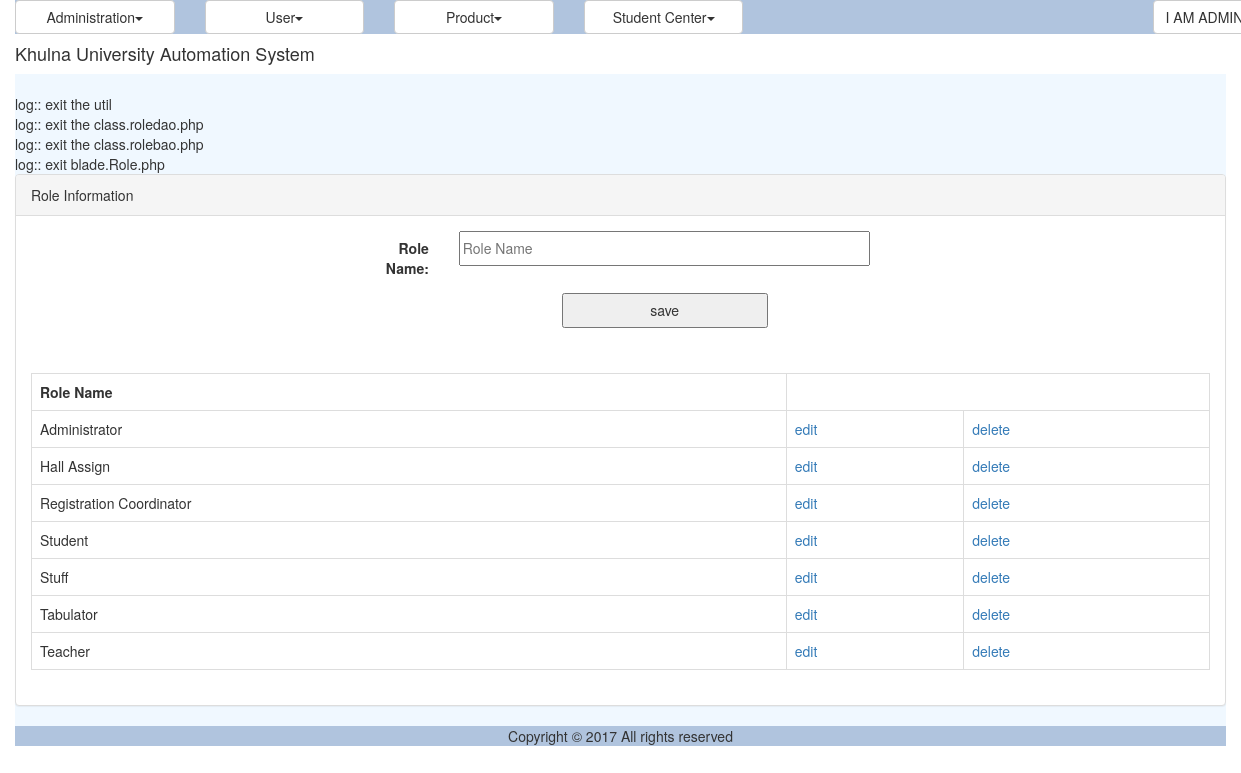
The app's page /role.php (signed in) with its own data.
### tables this page shows
CREATE TABLE `tbl_role` (
  `ID` varchar(40) NOT NULL,
  `Name` varchar(50) NOT NULL
);

### common/class.common.php (called while the page is built, shortened)
<?php
include_once 'class.common.user.php';
class Result{
    private $_IsSuccess=0;
    private $_ResultObject;
    public function setIsSuccess($IsSuccess){
        $this->_IsSuccess = $IsSuccess;
    }
    public function getIsSuccess(){
        return $this->_IsSuccess;
    }
    public function setResultObject($ResultObject){
        $this->_ResultObject = $ResultObject;
    }
    public function getResultObject(){
        return $this->_ResultObject;
    }
}
?>

### common/class.common.user.php (called while the page is built, shortened)
<?php
class Role{
    private $_ID;
    private $_Name;
    public function setID ( $ID ) {
        $this->_ID = $ID;
    }
    public function getID () {
        return $this->_ID;
    }
    public function setName( $Name ) {
        $this->_Name = $Name;
    }
    public function getName() {
        return $this->_Name;
    }
}
?>

### modules/user/ui/view.role.php (the view)
<?php
include_once 'blade/view.role.blade.php';
include_once './common/class.common.php';
?>
<div class="panel panel-default">
    <div class="panel-heading">Role Information</div>
    <div class="panel-body">
	<div id="form">
		<form method="post" class="form-horizontal">
				<div class="form-group">
              	<label class="control-label col-sm-2" for="txtName">Role Name:</label>
              	<div class="col-sm-10">
				<input type="text" name="txtName" placeholder="Role Name" value="<?php
					if(isset($_GET['edit'])) echo $getROW->getName();  ?>" />
				</div>
				</div>
		        <div class="form-group">
	              <div class="col-sm-offset-2 col-sm-10">
						<?php
						if(isset($_GET['edit']))
						{
							?>
							<button type="submit" name="update">update</button>
							<?php
						}
						else
						{
							?>
							<button type="submit" name="save">save</button>
							<?php
						}
						?>
				</div>
				</div>
		</form>
	</div>
	</div>
	<div class="panel-body">
	<table class="table table-bordered">
	<?php
	$Result = $_RoleBAO->getAllRoles();
	if($Result->getIsSuccess()){
		$RoleList = $Result->getResultObject();
	?>
		<tr>
			<th>Role Name</th>
		</tr>
		<?php
		for($i = 0; $i < sizeof($RoleList); $i++) {
			$Role = $RoleList[$i];
			?>
		    <tr>
			    <td><?php echo $Role->getName(); ?></td>
			    <td><a href="?edit=<?php echo $Role->getID(); ?>" onclick="return confirm('sure to edit !'); " >edit</a></td>
			    <td><a href="?del=<?php echo $Role->getID(); ?>" onclick="return confirm('sure to delete !'); " >delete</a></td>
		    </tr>
	    <?php
		}
	}
	else{
		echo $Result->getResultObject();
	}
	?>
	</table>
	</div>
</div>

### resources/css/style.css (style rules this page uses)
#form { width:500px; margin:0px auto; text-align:center; }
#form form input { width:100%; height:35px; }
form button { width:50%; height:35px; }
table,td { border:solid #e9e9e9 1px; }

### records on screen
tbl_role: Name "Administrator"
tbl_role: Name "Hall Assign"
tbl_role: Name "Registration Coordinator"
tbl_role: Name "Student"
tbl_role: Name "Stuff"
tbl_role: Name "Tabulator"
tbl_role: Name "Teacher"

### other values on screen
$globalMenu[$i]->getTitle() "Administration User Product Student Center"
$CurrentUser->getFirstName() "I AM"
